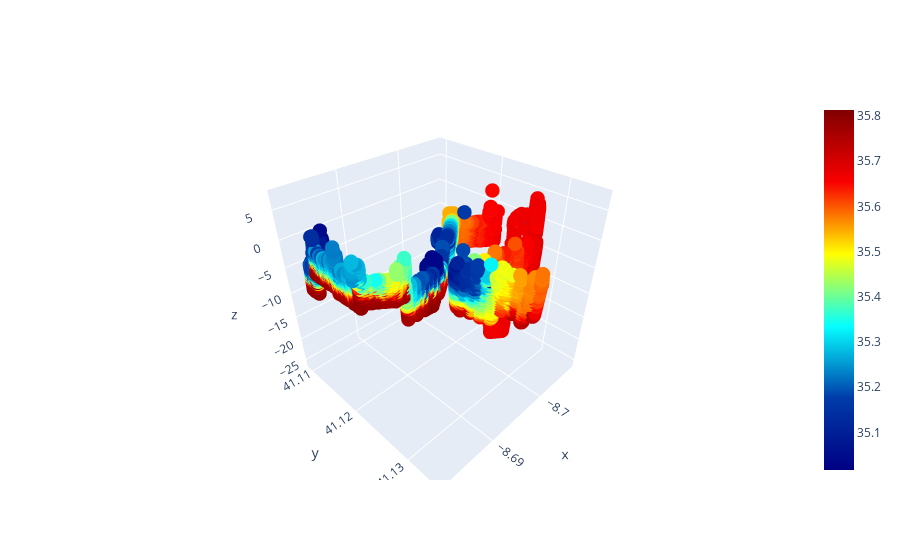

The cell this chart's notebook holds for it:
### Code cell
# Visualise the data in 3D environment
import plotly.graph_objects as go
import plotly

ind = np.where(sal >= 35)[0]

fig = go.Figure(data = [go.Scatter3d(
    x = lon[ind].squeeze(), 
    y = lat[ind].squeeze(), 
    z = z[ind].squeeze(), 
    mode = "markers", 
    marker = dict(
        size = 5, 
        color = sal[ind].squeeze(),
        showscale = True, 
        coloraxis = "coloraxis"
    )
)])
fig.update_coloraxes(colorscale = "jet")
fig.show()

# time series data
tid = []
for i in range(len(ind)):
    tid.append(datetime.fromtimestamp(timestamp[i]).strftime("%H:%M"))
plt.scatter(tid, sal[ind], c = sal[ind], vmin = 35, cmap = "Paired")
plt.colorbar()
plt.xticks(tid[0:len(tid):1000])
plt.ylabel("salinity [psu]")
plt.title("Salinity time series data on " + datetime.fromtimestamp(timestamp[i].strftime("%m%d%y")))
plt.show()

### Figure 1 — Plotly figure (JSON) as saved in the notebook; plotly's stock layout.template omitted (floating-point values rounded to 4 significant figures; data arrays with more than 128 entries replaced by an {"elided": "..."} marker saying what was removed)
{"data": [{"marker": {"color": {"elided": "8571 float values"}, "coloraxis": "coloraxis", "showscale": true, "size": 5}, "mode": "markers", "type": "scatter3d", "x": {"elided": "8571 float values"}, "y": {"elided": "8571 float values"}, "z": {"elided": "8571 float values"}}], "layout": {"coloraxis": {"colorscale": [[0, "rgb(0,0,131)"], [0.2, "rgb(0,60,170)"], [0.4, "rgb(5,255,255)"], [0.6, "rgb(255,255,0)"], [0.8, "rgb(250,0,0)"], [1, "rgb(128,0,0)"]]}}}
